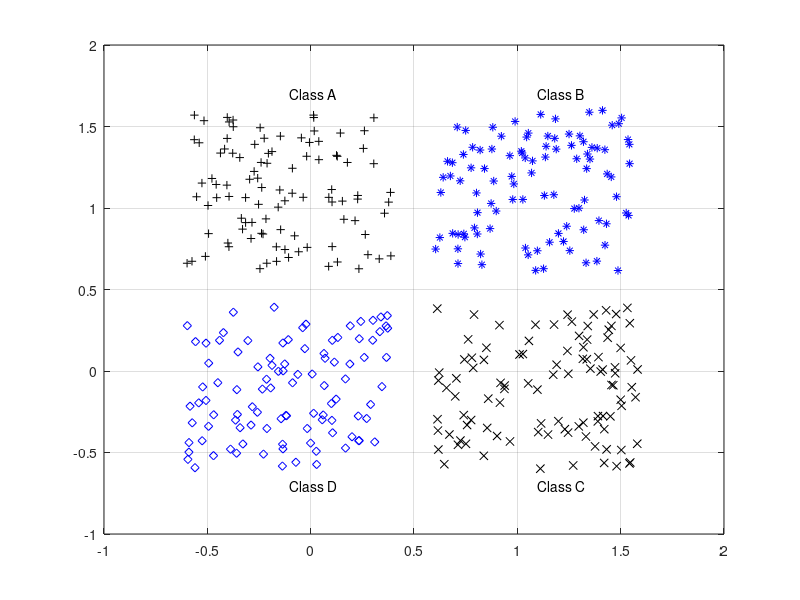

The MATLAB script that drew this image: (Note: this script raises an error after producing the figure.)
%% nn sample
close all, clear all, clc, format compact
% number of samples of each class
K = 100;
% define 4 clusters of input data
q = .6; % offset of classes
A = [rand(1,K)-q; rand(1,K)+q];
B = [rand(1,K)+q; rand(1,K)+q];
C = [rand(1,K)+q; rand(1,K)-q];
D = [rand(1,K)-q; rand(1,K)-q];
% plot clusters
figure(1)
plot(A(1,:),A(2,:),'k+')
hold on
grid on
plot(B(1,:),B(2,:),'b*')
plot(C(1,:),C(2,:),'kx')
plot(D(1,:),D(2,:),'bd')
% text labels for clusters
text(.5-q,.5+2*q,'Class A')
text(.5+q,.5+2*q,'Class B')
text(.5+q,.5-2*q,'Class C')
text(.5-q,.5-2*q,'Class D')

% coding (+1/-1) of 4 separate classes
a = [-1 -1 -1 +1]';
b = [-1 -1 +1 -1]';
d = [-1 +1 -1 -1]';
c = [+1 -1 -1 -1]';

% define inputs (combine samples from all four classes)
P = [A B C D];
% define targets
T = [repmat(a,1,length(A)) repmat(b,1,length(B)) ...
repmat(c,1,length(C)) repmat(d,1,length(D)) ];

% create a neural network
net = feedforwardnet([4 3]);
% train net
net.divideParam.trainRatio = 1; % training set [%]
net.divideParam.valRatio = 0; % validation set [%]
net.divideParam.testRatio = 0; % test set [%]
% train a neural network
[net,tr,Y,E] = train(net,P,T);

% evaluate performance: decoding network response
[m,i] = max(T); % target class
[m,j] = max(Y); % predicted class
N = length(Y); % number of all samples
k = 0; % number of missclassified samples
if find(i-j), % if there exist missclassified samples
k = length(find(i-j)); % get a number of missclassified samples
end
fprintf('Correct classified samples: %.1f%% samples\n', 100*(N-k)/N)
% plot network output
figure;
subplot(211)
plot(T')
title('Targets')
ylim([-2 2])
grid on
subplot(212)
plot(Y')
title('Network response')
xlabel('# sample')
ylim([-2 2])
grid on

% generate a grid
span = -1:.01:2;
[P1,P2] = meshgrid(span,span);
pp = [P1(:) P2(:)]';
% simualte neural network on a grid
aa = net(pp);
% plot classification regions based on MAX activation
figure(1)
m = mesh(P1,P2,reshape(aa(1,:),length(span),length(span))-5);
set(m,'facecolor',[1 0.2 .7],'linestyle','none');
hold on
m = mesh(P1,P2,reshape(aa(2,:),length(span),length(span))-5);
set(m,'facecolor',[1 1.0 0.5],'linestyle','none');
m = mesh(P1,P2,reshape(aa(3,:),length(span),length(span))-5);
set(m,'facecolor',[.4 1.0 0.9],'linestyle','none');
m = mesh(P1,P2,reshape(aa(4,:),length(span),length(span))-5);
set(m,'facecolor',[.3 .4 0.5],'linestyle','none');
view(2)